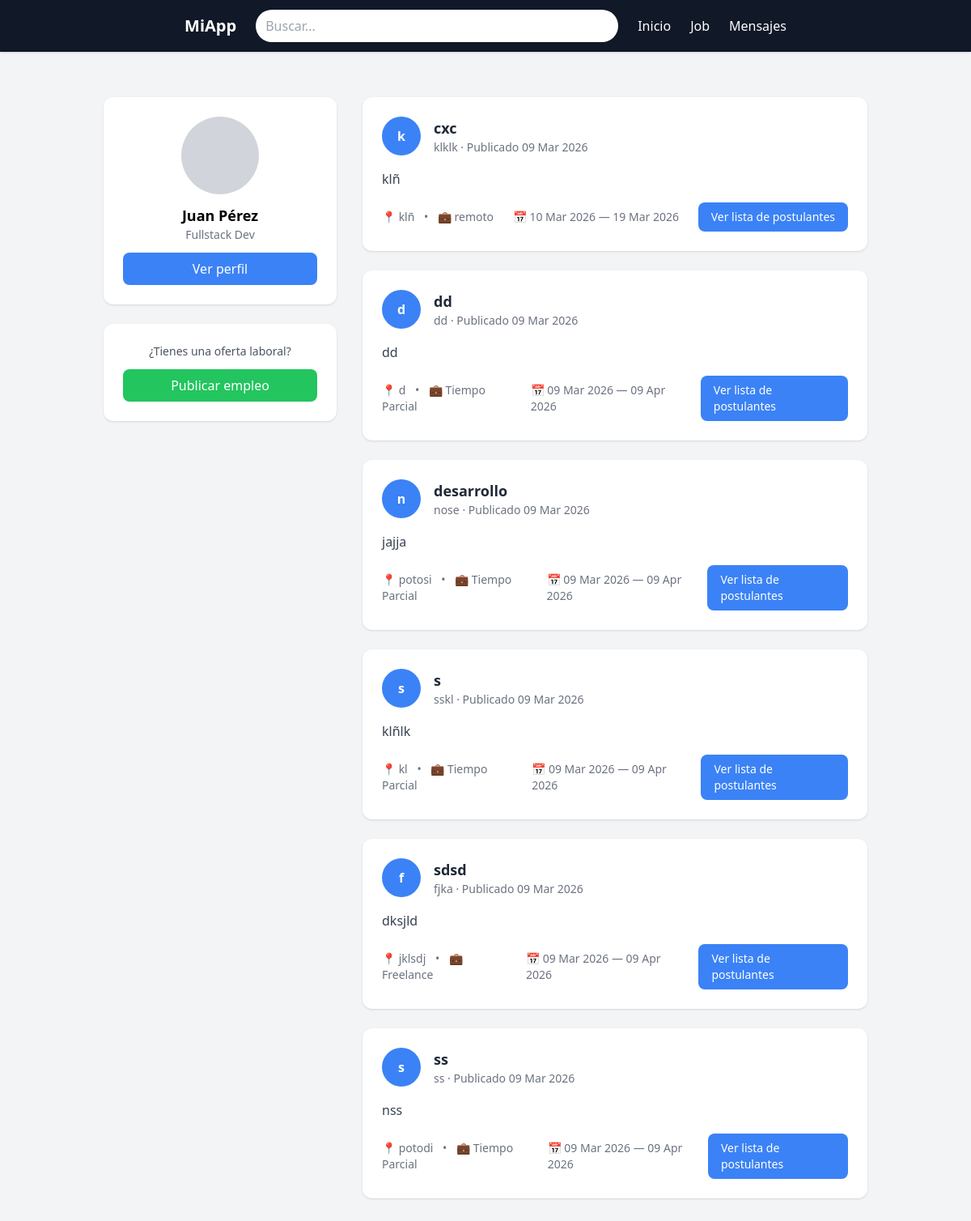
Page /job/ on the earlier database version.
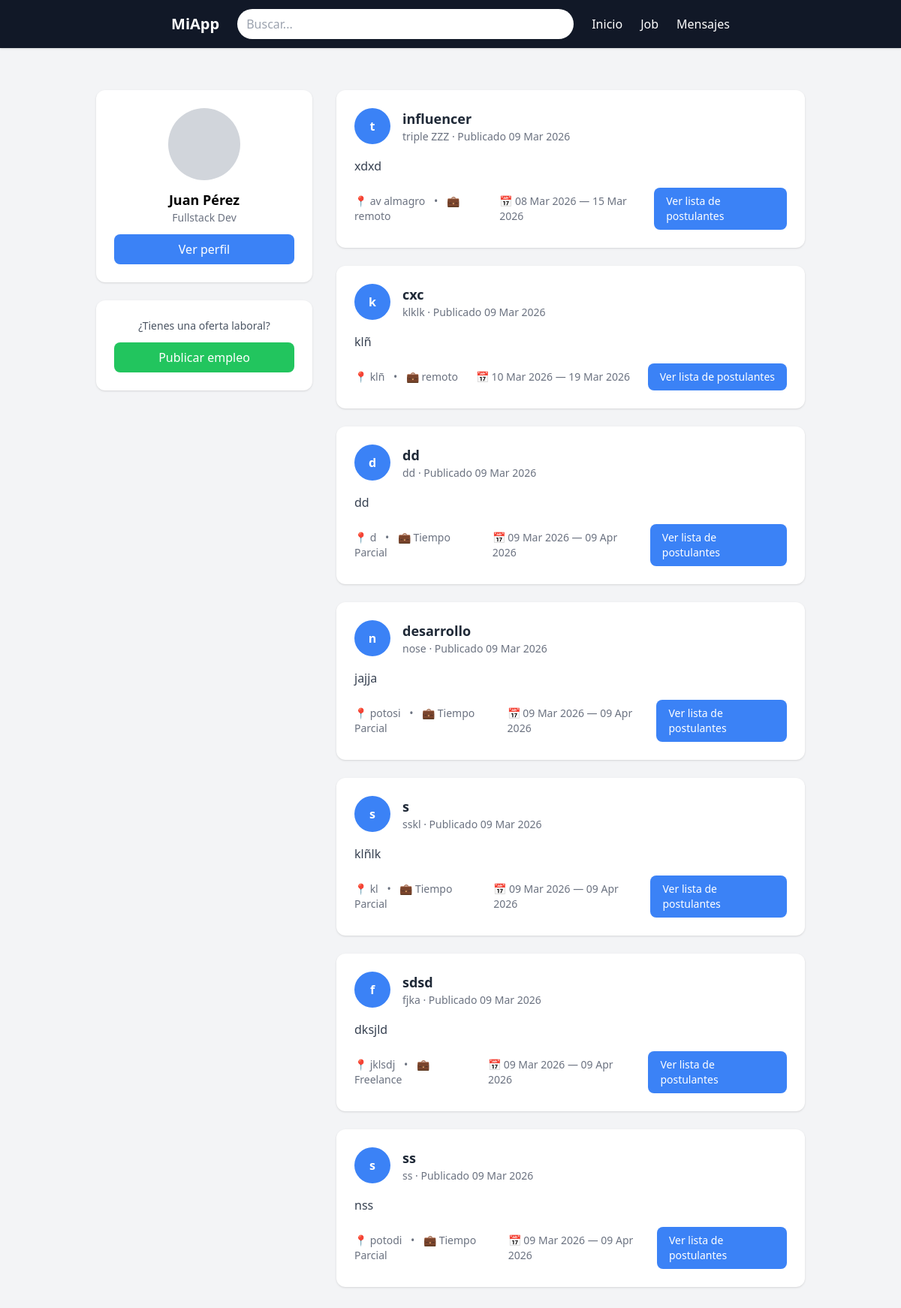
Same page on the later database version.
### job/models.py (models this page shows, shortened)
class OfertaLaboral(models.Model):
    TIPO_EMPLEO = [
        ('TC', 'Tiempo Completo'),
        ('TP', 'Tiempo Parcial'),
        ('CT', 'Contrato'),
        ('RM', 'remoto'),
        ('FR', 'Freelance'),
    ]
    cargo = models.CharField(max_length=200)
    empresa = models.CharField(max_length=200)
    ubicacion = models.CharField(max_length=200)
    tipo_empleo = models.CharField(max_length=2, choices=TIPO_EMPLEO)
    descripcion = models.TextField()
    aptitudes = models.CharField(max_length=300)
    metodo_solicitud = models.EmailField()
    fecha_publicacion = models.DateTimeField(auto_now_add=True)
    fecha_inicio = models.DateField()
    fecha_fin = models.DateField()

### appvista/views.py (the view)
# urls.py: path('job/', views.job, name='job'),
def job(request):
    ofertas = OfertaLaboral.objects.all().order_by('-fecha_publicacion')
    return render(request, "pages/job.html", {'ofertas': ofertas})

### appvista/templates/pages/job.html
{% extends "base.html" %}
{% block content %}
<div class="max-w-7xl mx-auto px-4 py-8 flex flex-col lg:flex-row gap-8">
    <div class="w-full lg:w-72 flex-shrink-0 space-y-6">
        <div class="bg-white rounded-xl shadow p-6 flex flex-col items-center text-center sticky top-6">
            <div class="w-24 h-24 bg-gray-300 rounded-full mb-3"></div>
            <h2 class="font-semibold text-lg">Juan Pérez</h2>
            <p class="text-sm text-gray-500">Fullstack Dev</p>
            <a href="/profile/" class="mt-3 w-full bg-blue-500 text-white py-2 rounded-lg hover:bg-blue-600 transition">
                Ver perfil
            </a>
        </div>
        <div class="bg-white rounded-xl shadow p-6 text-center">
            <p class="text-gray-600 text-sm mb-3">¿Tienes una oferta laboral?</p>
            <a href="{% url 'crear_oferta' %}"
               class="block bg-green-500 text-white py-2 rounded-lg hover:bg-green-600 transition font-medium">
                Publicar empleo
            </a>
        </div>
    </div>
    <div class="flex-1 flex flex-col items-center gap-6">
        {% for oferta in ofertas %}
        <div class="bg-white rounded-xl shadow hover:shadow-xl transition p-6 w-full max-w-3xl">
            <div class="flex items-center gap-4 mb-4">
                <div class="w-12 h-12 bg-blue-500 rounded-full flex items-center justify-center text-white font-bold">
                    {{ oferta.empresa|slice:":1" }}
                </div>
                <div>
                    <h2 class="text-lg font-semibold text-gray-800">
                        {{ oferta.cargo }}
                    </h2>
                    <p class="text-sm text-gray-500">
                        {{ oferta.empresa }} ·
                        Publicado {{ oferta.fecha_publicacion|date:"d M Y" }}
                    </p>
                </div>
            </div>
            <p class="text-gray-700 mb-4 leading-relaxed">
                {{ oferta.descripcion|truncatechars:180 }}
            </p>
            <div class="flex flex-col md:flex-row md:justify-between md:items-center gap-3">
                <div class="text-sm text-gray-500">
                    📍 {{ oferta.ubicacion }}
                    <span class="mx-2">•</span>
                    💼 {{ oferta.get_tipo_empleo_display }}
                </div>
                <div class="text-sm text-gray-500">
                    📅 {{ oferta.fecha_inicio|date:"d M Y" }} — {{ oferta.fecha_fin|date:"d M Y" }}
                </div>
                <a href="{% url 'lista_postulantes' %}"
                   class="bg-blue-500 text-white px-4 py-2 rounded-lg hover:bg-blue-600 transition text-sm">
                    Ver lista de postulantes
                </a>
            </div>
        </div>
        {% empty %}
        <div class="bg-white rounded-xl shadow p-8 text-center max-w-xl">
            <p class="text-gray-500 text-lg">
                No hay ofertas laborales disponibles en este momento.
            </p>
        </div>
        {% endfor %}
    </div>
</div>
{% endblock %}

Differences in the rows shown:
added OfertaLaboral: empresa "t", cargo "influencer", empresa "triple ZZZ", fecha_publicacion "09 Mar 2026", descripcion "xdxd", ubicacion "av almagro", tipo_empleo "remoto", fecha_inicio "08 Mar 2026", fecha_fin "15 Mar 2026"
